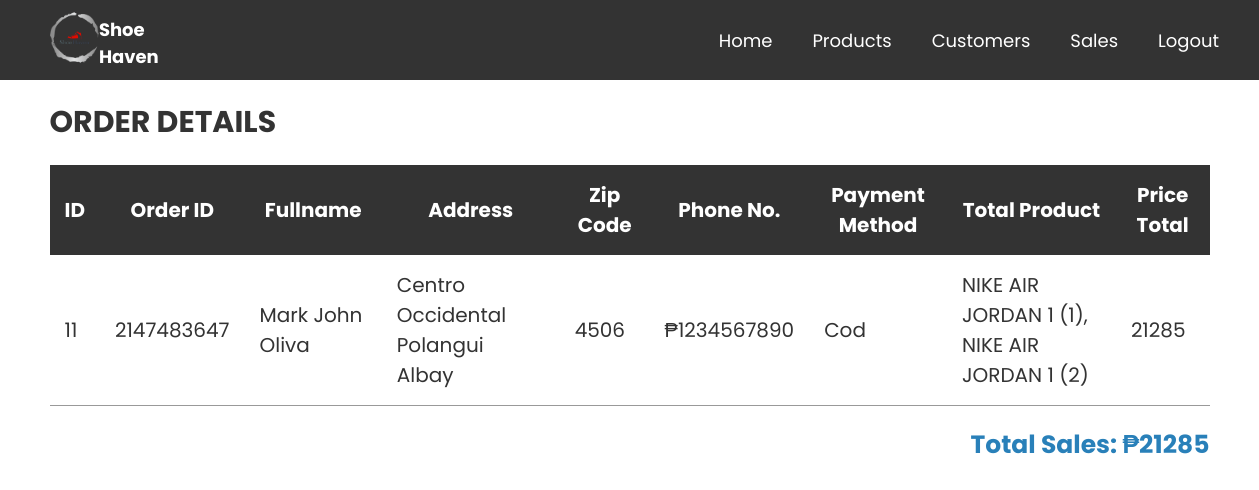
The app's page /PROJECT101/admin-main/admin/viewAllOrders.php with its own data.
### tables this page shows
CREATE TABLE `order` (
  `o_id` int(11) NOT NULL,
  `order_id` int(11) NOT NULL,
  `fullname` varchar(255) NOT NULL,
  `address` varchar(255) NOT NULL,
  `zip_code` int(100) NOT NULL,
  `number` int(50) NOT NULL,
  `payment` varchar(250) NOT NULL,
  `total_product` varchar(225) NOT NULL,
  `price_total` int(255) NOT NULL
);

### PROJECT101/admin-main/admin/viewAllOrders.php (the view, shortened to what this page needs)
<?php
@include 'connection.php';
?>
<!DOCTYPE html>
<html lang="en">
<head>
   <link rel="stylesheet" href="https://cdnjs.cloudflare.com/ajax/libs/font-awesome/6.0.0/css/all.min.css">
   <link rel="stylesheet" href="css/adminCSS.css">
</head>
<body>
<?php require_once('include/nava.php'); ?>
<div id="ordersBtn">
    <h2>Order Details</h2>
    <table class="table table-striped">
        <thead>
            <tr>
                <th>ID</th>
                <th>Order ID</th>
                <th>Fullname</th>
                <th>Address</th>
                <th>Zip code</th>
                <th>Phone No.</th>
                <th>Payment Method</th>
                <th>Total Product</th>
                <th>Price Total</th>
            </tr>
        </thead>
        <tbody>
            <?php
            $sqlOrders = "SELECT * FROM `order`";
            $resultOrders = $con->query($sqlOrders);
            $totalPaidSales = 0;
            if ($resultOrders->num_rows > 0) {
                while ($row = $resultOrders->fetch_assoc()) {
                    ?>
                    <tr>
                        <td><?= $row["o_id"] ?></td>
                        <td><?= $row["order_id"] ?></td>
                        <td><?= $row["fullname"] ?></td>
                        <td><?= $row["address"] ?></td>
                        <td><?= $row["zip_code"] ?></td>
                        <td>₱<?= $row["number"] ?></td>
                        <td><?= $row["payment"] ?></td>
                        <td><?= $row["total_product"] ?></td>
                        <td><?= $row["price_total"] ?></td>
                    </tr>
                    <?php
                    $totalPaidSales += $row["price_total"];
                }
            }
            ?>
        </tbody>
    </table>
    <p class="total-sales">Total Sales: ₱<?= $totalPaidSales ?></p>
</div>
</body>
</html>

### PROJECT101/admin-main/admin/css/adminCSS.css (style rules this page uses)
:root { --blue: #2980b9; --red: rgb(255, 0, 0); --orange: orange; --black: #333; --white: #fff; --bg-color: #eee; --dark-bg: rgba(0, 0, 0, .7); --box-shadow: 0 .5rem 1rem rgba(0, 0, 0, .1); --border: .1rem solid #999; }
* { font-family: 'Poppins', sans-serif; margin: 0; padding: 0; box-sizing: border-box; outline: none; border: none; text-decoration: none; text-transform: capitalize; color: rgb(149, 184, 255); }
html { font-size: 62.5%; overflow-x: hidden; }
#ordersBtn { max-inline-size: 1200px; margin: 0 auto; padding: 2rem; }
#ordersBtn h2 { font-size: 3rem; text-transform: uppercase; color: var(--black); margin-bottom: 2rem; }
.table { width: 100%; border-collapse: collapse; }
.table th, .table td { padding: 1.5rem; font-size: 2rem; color: var(--black); }
.table th { background-color: var(--black); color: var(--white); }
.table td { border-bottom: 0.1rem solid #999; }
#ordersBtn p.total-sales { font-size: 2.5rem; font-weight: bold; text-align: right; margin-top: 2rem; color: var(--blue); }

### PROJECT101/admin-main/admin/include/nava.php (style rules this page uses)
body { margin: 0; font-family: Arial, sans-serif; }

### records on screen
order: o_id "11", order "2147483647", fullname "Mark John Oliva", address "Centro Occidental Polangui Albay", zip_code "4506", number "1234567890", payment "Cod", total_product "NIKE AIR JORDAN 1 (1), NIKE AIR JORDAN 1 (2)", price_total "21285"

### other values on screen
$totalPaidSales "21285"
